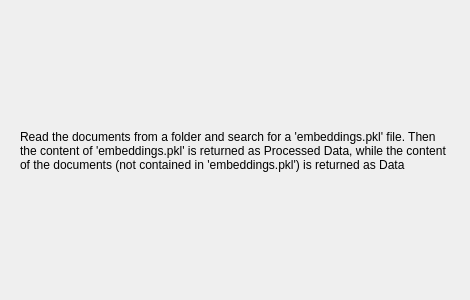
<?xml version="1.0" encoding="UTF-8"?>
<ui version="4.0">
 <class>Form</class>
 <widget class="QWidget" name="Form">
  <property name="geometry">
   <rect>
    <x>0</x>
    <y>0</y>
    <width>470</width>
    <height>300</height>
   </rect>
  </property>
  <property name="windowTitle">
   <string>Form</string>
  </property>
  <widget class="QLabel" name="Description">
   <property name="geometry">
    <rect>
     <x>20</x>
     <y>20</y>
     <width>431</width>
     <height>261</height>
    </rect>
   </property>
   <property name="text">
    <string>Read the documents from a folder and search for a 'embeddings.pkl' file. Then the content of 'embeddings.pkl' is returned as Processed Data, while the content of the documents (not contained in 'embeddings.pkl') is returned as Data</string>
   </property>
   <property name="textFormat">
    <enum>Qt::AutoText</enum>
   </property>
   <property name="alignment">
    <set>Qt::AlignLeading|Qt::AlignLeft|Qt::AlignVCenter</set>
   </property>
   <property name="wordWrap">
    <bool>true</bool>
   </property>
  </widget>
 </widget>
 <resources/>
 <connections/>
</ui>
